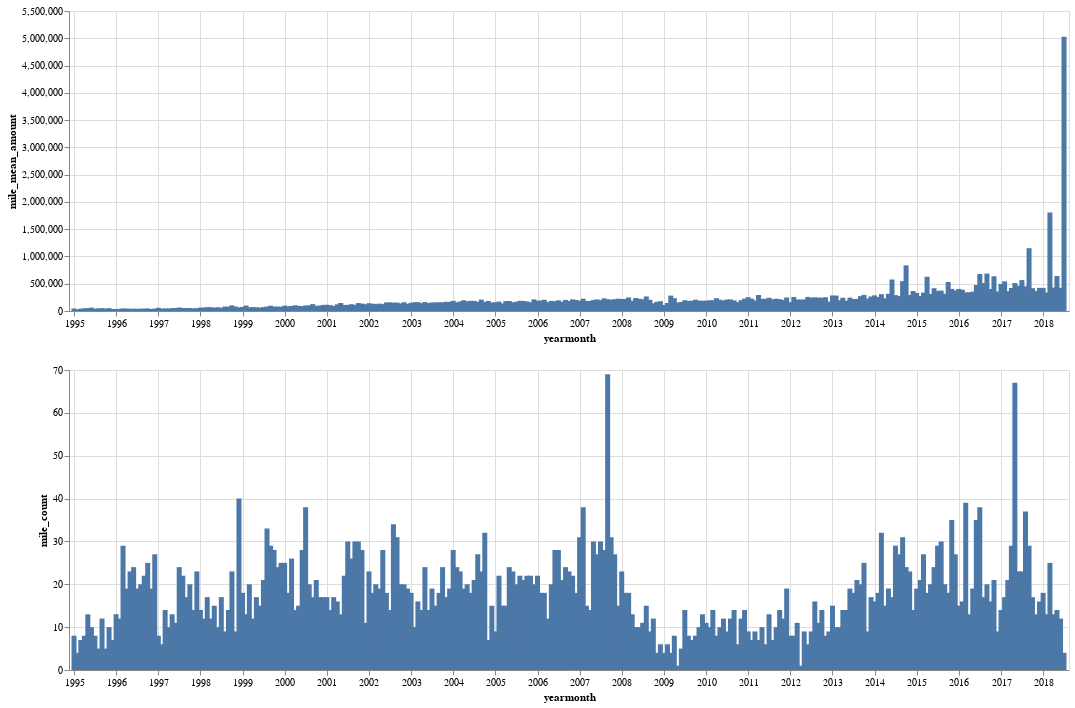

Vega-Lite specification for this chart:
### Vega-Lite specification from a JSON file in a GitHub repository (floating-point values rounded to 4 significant figures; data arrays with more than 128 entries replaced by an {"elided": "..."} marker saying what was removed)
{"config": {"view": {"width": 400, "height": 300}}, "vconcat": [{"data": {"values": {"elided": "283 records"}}, "mark": "bar", "encoding": {"x": {"type": "temporal", "field": "yearmonth"}, "y": {"type": "quantitative", "field": "mile_mean_amount"}}, "width": 1000}, {"data": {"values": {"elided": "283 records"}}, "mark": "bar", "encoding": {"x": {"type": "temporal", "field": "yearmonth"}, "y": {"type": "quantitative", "field": "mile_count"}}, "width": 1000}], "$schema": "https://vega.github.io/schema/vega-lite/v2.6.0.json"}
